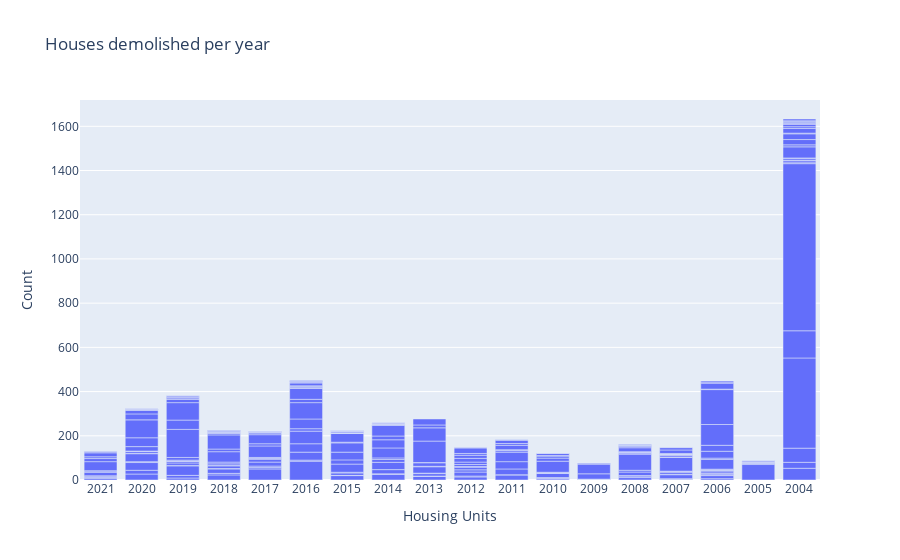
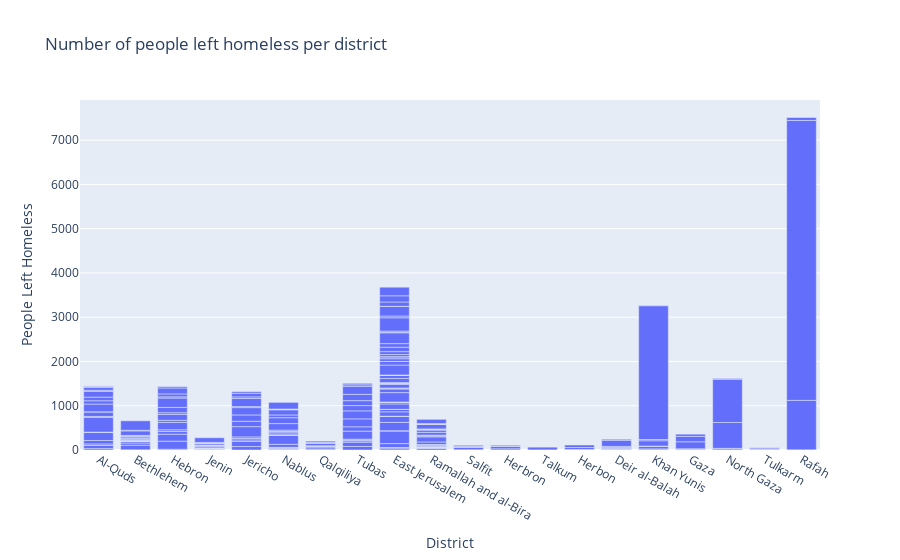

Notebook code cell kept with these figures, in order:
### Markdown cell above
### Bivariate Visualization 
* Plot two Charts
* Provide each charts with at least two insights

### Code cell
fig = px.bar(df, x='Year', y='Housing Units', title='Houses demolished per year')
fig.update_xaxes(title='Housing Units')
fig.update_yaxes(title='Count')
fig.show()

fig = px.bar(df, x='District', y='People Left Homeless', title='Number of people left homeless per district')
fig.update_xaxes(title='District')
fig.update_yaxes(title='People Left Homeless')
fig.show()

### Figure 1 — Plotly figure (JSON) as saved in the notebook; plotly's stock layout.template omitted (floating-point values rounded to 4 significant figures; data arrays with more than 128 entries replaced by an {"elided": "..."} marker saying what was removed)
{"data": [{"alignmentgroup": "True", "hovertemplate": "Year=%{x}<br>Housing Units=%{y}<extra></extra>", "legendgroup": "", "marker": {"color": "#636efa", "pattern": {"shape": ""}}, "name": "", "offsetgroup": "", "orientation": "v", "showlegend": false, "textposition": "auto", "type": "bar", "x": {"elided": "269 str values"}, "xaxis": "x", "y": {"elided": "269 int values"}, "yaxis": "y"}], "layout": {"barmode": "relative", "legend": {"tracegroupgap": 0}, "title": {"text": "Houses demolished per year"}, "xaxis": {"anchor": "y", "domain": [0, 1], "title": {"text": "Housing Units"}}, "yaxis": {"anchor": "x", "domain": [0, 1], "title": {"text": "Count"}}}}

### Figure 2 — Plotly figure (JSON) as saved in the notebook; plotly's stock layout.template omitted (floating-point values rounded to 4 significant figures; data arrays with more than 128 entries replaced by an {"elided": "..."} marker saying what was removed)
{"data": [{"alignmentgroup": "True", "hovertemplate": "District=%{x}<br>People Left Homeless=%{y}<extra></extra>", "legendgroup": "", "marker": {"color": "#636efa", "pattern": {"shape": ""}}, "name": "", "offsetgroup": "", "orientation": "v", "showlegend": false, "textposition": "auto", "type": "bar", "x": {"elided": "269 str values"}, "xaxis": "x", "y": {"elided": "269 int values"}, "yaxis": "y"}], "layout": {"barmode": "relative", "legend": {"tracegroupgap": 0}, "title": {"text": "Number of people left homeless per district"}, "xaxis": {"anchor": "y", "domain": [0, 1], "title": {"text": "District"}}, "yaxis": {"anchor": "x", "domain": [0, 1], "title": {"text": "People Left Homeless"}}}}
